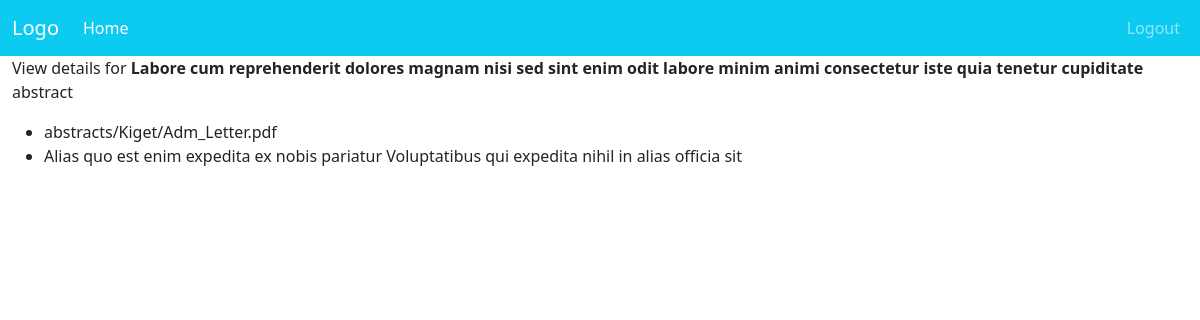
The page /abstracts/details/2/ (signed in) on the database its author committed.
### abstracts/models.py (models this page shows, shortened)
class Abstract(models.Model):
    title = models.CharField(max_length=254)
    description = models.TextField(max_length=254)
    file = models.FileField(upload_to=abstract_file_path, null=True, blank=True)
    author = models.ForeignKey(CustomUser, on_delete=models.CASCADE)
    created_at = models.DateTimeField(auto_now_add=True)
    updated_at = models.DateTimeField(auto_now=True)

### abstracts/views.py (the view)
# urls.py: path('details/<int:pk>/', views.abstract_detail, name="details"), # Details of abstract
@login_required
def abstract_detail(request, pk):
    abstract = get_object_or_404(Abstract, pk=pk)
    context = {"abstract": abstract}
    return render(request, "abstracts/details.html", context)

### templates/abstracts/details.html (shortened to what this page needs)
{% extends 'common/base.html' %}
{% load static %}
{% block content %}
    <p>View details for <strong>{{ abstract.title }}</strong> abstract<p>
    <ul>
        <li>{{ abstract.file.name }}</li>
        <li>{{ abstract.description }}</li>
    </ul>
{% endblock %}

### rows shown on the page
Abstract: title "Labore cum reprehenderit dolores magnam nisi sed sint enim odit labore minim animi consectetur iste quia tenetur cupiditate", file.name "abstracts/Kiget/Adm_Letter.pdf", description "Alias quo est enim expedita ex nobis pariatur Voluptatibus qui expedita nihil in alias officia sit"
